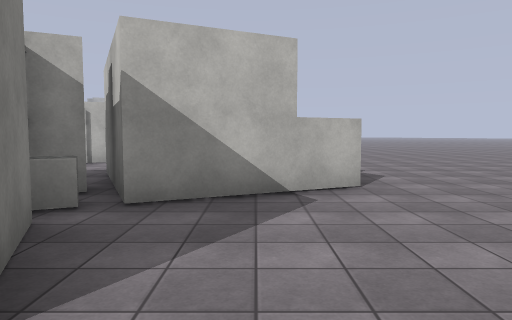
View 1 (above)

24 first-person views from a walk through a 3-D level made in the Unity game engine. The camera is 1.5 m above the floor, tilts 4° down and sees 70° across. The floor is counted in squares, 2 m on a side. Each view is taken from the middle of a square. On the plan, view 1 faces up. The plan holds only what a view shows up to about 11 squares ahead; the rest is blank. The place goes on beyond the plan. Surface patterns are stand-ins for the level's own textures.

View 2
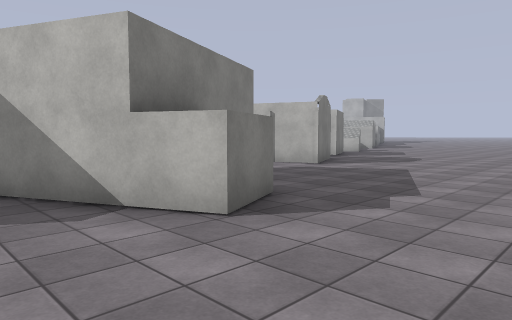

View 3
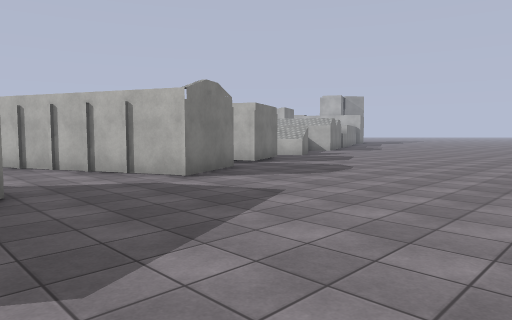

View 4
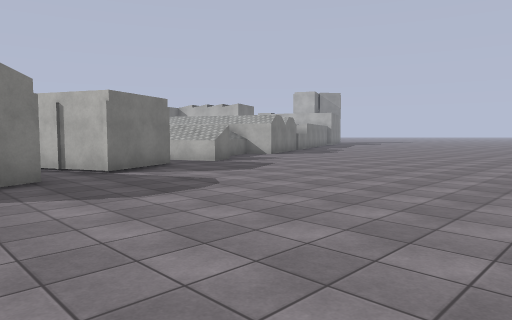

View 5
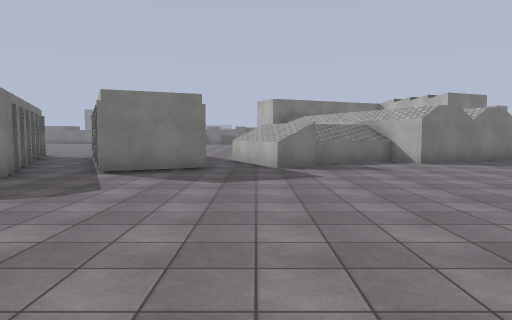

View 6
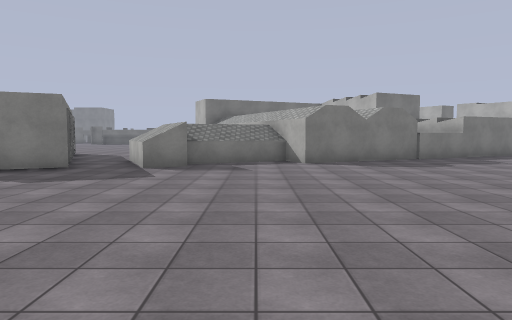

View 7
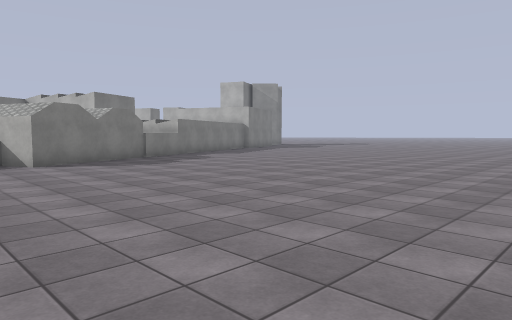

View 8
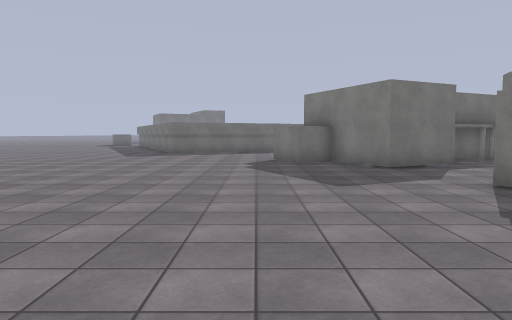

View 9
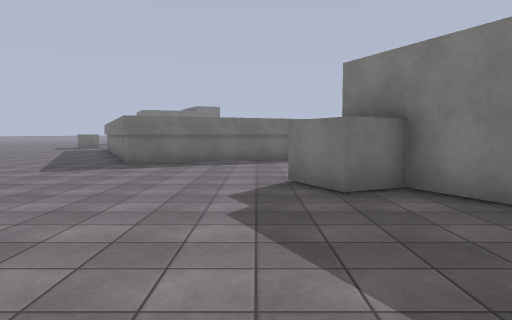

View 10
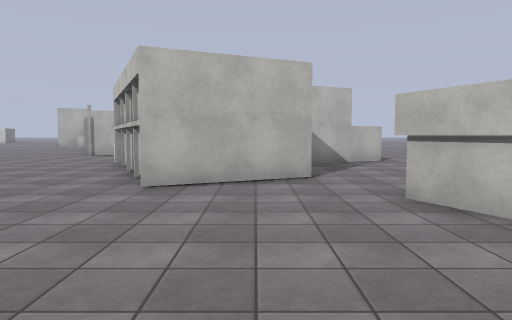

View 11
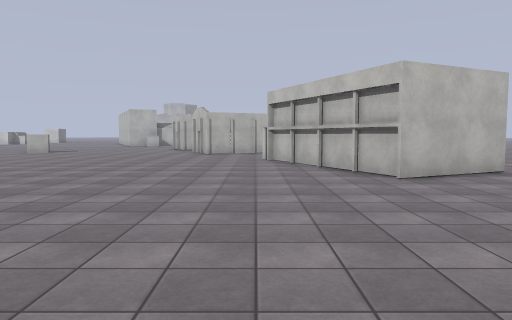

View 12
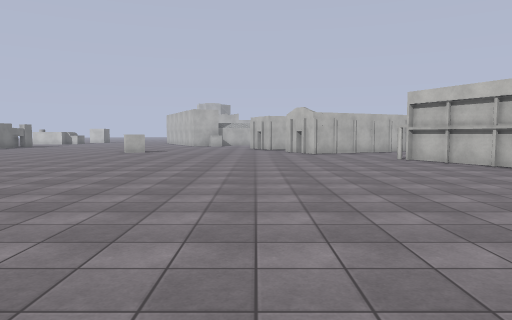

View 13
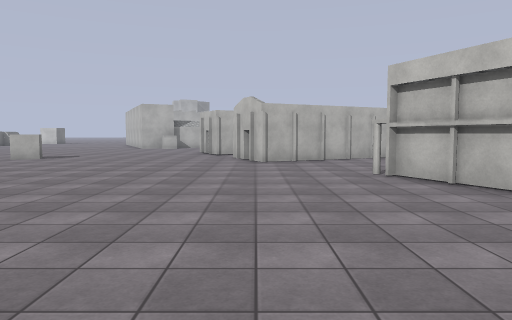

View 14
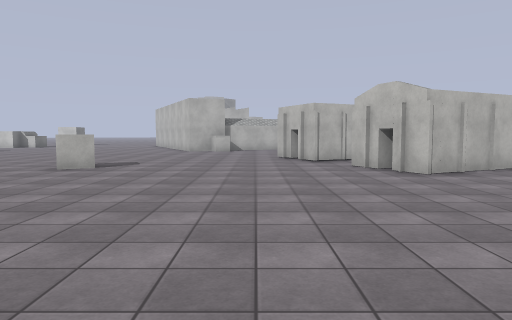

View 15
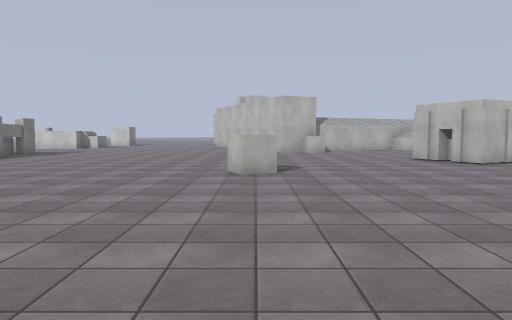

View 16
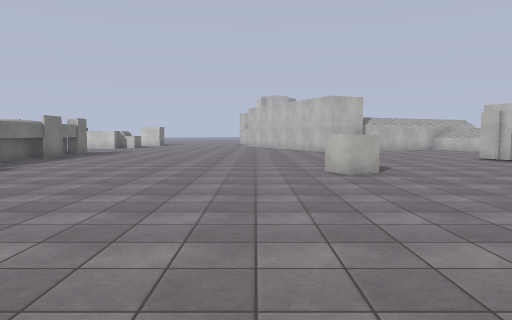

View 17
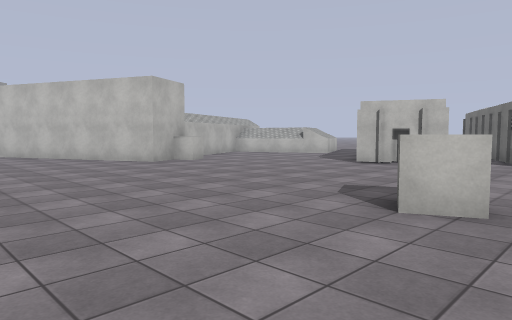

View 18
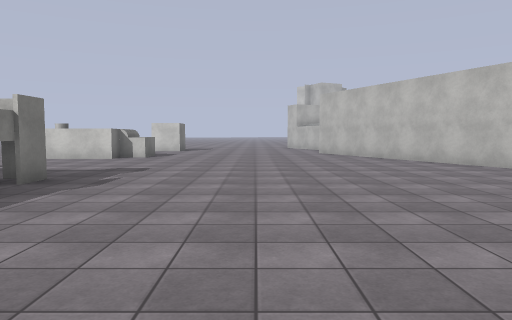

View 19
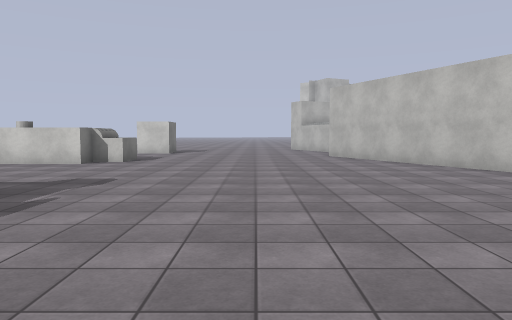

View 20
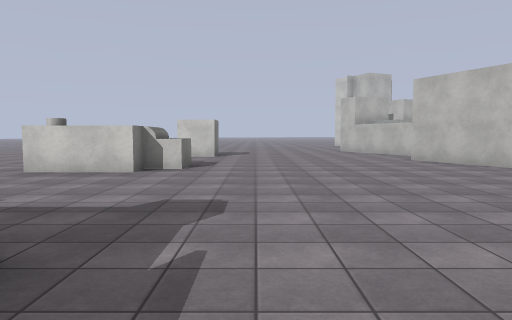

View 21
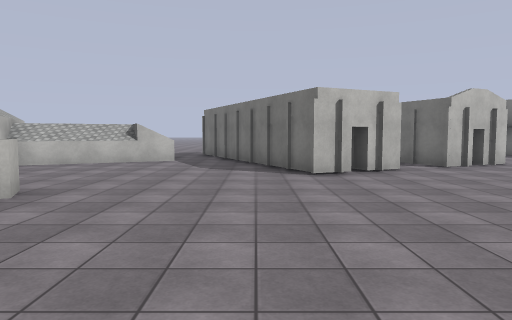

View 22
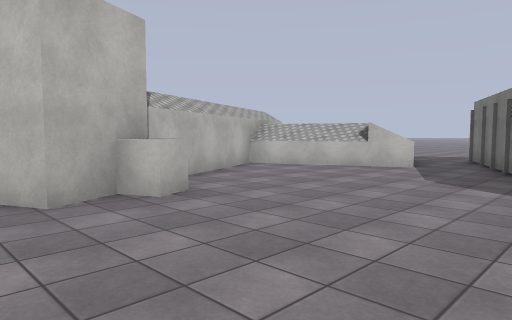

View 23
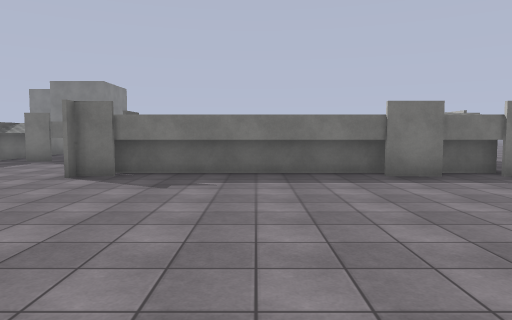

View 24
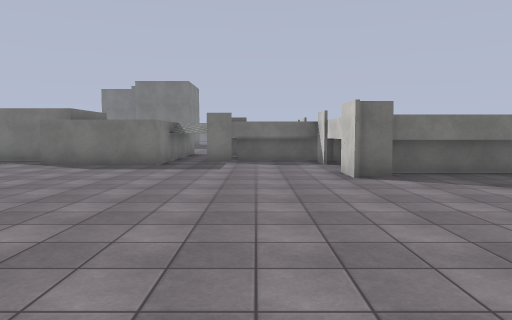

### Floor plan
Points are (right, up) in squares from view 1. A wall is a line through its corners. A room is listed if a view was taken in it or the views show most of it. See-through windows are left out.
Room 1 (views 1, 2, 3, 4, 5, 6, 7, 8, 9)
walls: (-3.9, 15.8) (-3, 14) (-5.2, 13); (-4.7, 18.3) (-4.2, 17.4); (-5.3, 11.2) (-2.4, 12.6) (-1.5, 10.8) (-6.8, 8.3); (-1, 7.9) (-0.1, 6) (0.9, 6.4) (1.5, 5.2) (-1.4, 3.8) (-2.9, 7) (-1, 7.9); (-6.2, 20.9) (-5, 18.3); (-4.8, 4.9) (-3.7, 5.5); (-7, 24.7) (-5.5, 21.3) (-6.9, 20.6); (-1.9, 3.1) (-1.3, 1.8); (-0.9, 1.3) (-1.7, 0.9); (1, -0.2) (4.6, 1.5)
low walls: (-1.9, 4.2) (-1.7, 3.7) (-2.2, 3.4)
ways out: opening at (-5.5, 6.5) to room 2; opening at (-4, 16) to room 2; opening at (-1, 0) to room 2
Room 2 (views 10, 11, 12, 13, 14, 15, 16, 17, 18, 19, 20, 21, 22, 23, 24)
walls: (-23.3, 7.7) (-27.1, 7.7) (-27.1, 4.6); (-27.6, 7.8) (-27.6, 5.3); (-24.1, 13.6) (-24.1, 8.2); (-28, 3.6) (-25.8, 3.6) (-25.8, 0.7); (-24.1, 15.7) (-24.1, 14.6); (-23.6, 16.2) (-23.6, 7.7); (-27.3, 0) (-27.3, -1.3); (-9.4, 12) (-9.6, 12.3) (-9.9, 12.2) (-10.3, 12.9) (-3.9, 15.8); (-12.1, 17.2) (-12.7, 16.9) (-13, 17.5); (-12.3, 17.8) (-13.9, 17.1) (-17.5, 24.7); (-8.4, 8.9) (-8.7, 9.6) (-6.7, 10.5); (-8.1, 11.7) (-9.4, 11.1) (-9.7, 11.8); (-6.8, 8.3) (-7.9, 7.8) (-8.2, 8.5); (-7.8, 20.2) (-12.2, 18.1); (-4.2, 17.4) (-6.6, 16.3) (-8.3, 20); (-1.7, 0.9) (-3.4, 0.1) (-5.6, 4.7); (0.3, -1.8) (-0.3, -0.6)
ways out: opening at (-5.5, 6.5) to room 1; opening at (-4, 16) to room 1; opening at (-1, 0) to room 1
objects: other object (-27, 22) to (-24, 23); white cube (-15, 9)

Where each view was taken, in squares from view 1:
view 1: 0 up, 0 right, facing up
view 2: 3 up, 4 right, facing up-left
view 3: 7 up, 4 right, facing up-left
view 4: 11 up, 4 right, facing up-left
view 5: 17 up, 4 right, facing left
view 6: 20 up, 4 right, facing left
view 7: 19 up, 4 right, facing up-left
view 8: 16 up, 2 right, facing down
view 9: 11 up, 2 right, facing down
view 10: 5 down, 2 left, facing up
view 11: 6 down, 6 left, facing up
view 12: 6 down, 10 left, facing up
view 13: 2 down, 8 left, facing up
view 14: 1 up, 11 left, facing up
view 15: 2 up, 15 left, facing up
view 16: 2 up, 17 left, facing up
view 17: 8 up, 19 left, facing up-right
view 18: 10 up, 20 left, facing up
view 19: 12 up, 20 left, facing up
view 20: 14 up, 22 left, facing up
view 21: 14 up, 17 left, facing right
view 22: 13 up, 15 left, facing up-right
view 23: 11 up, 17 left, facing left
view 24: 6 up, 17 left, facing left
